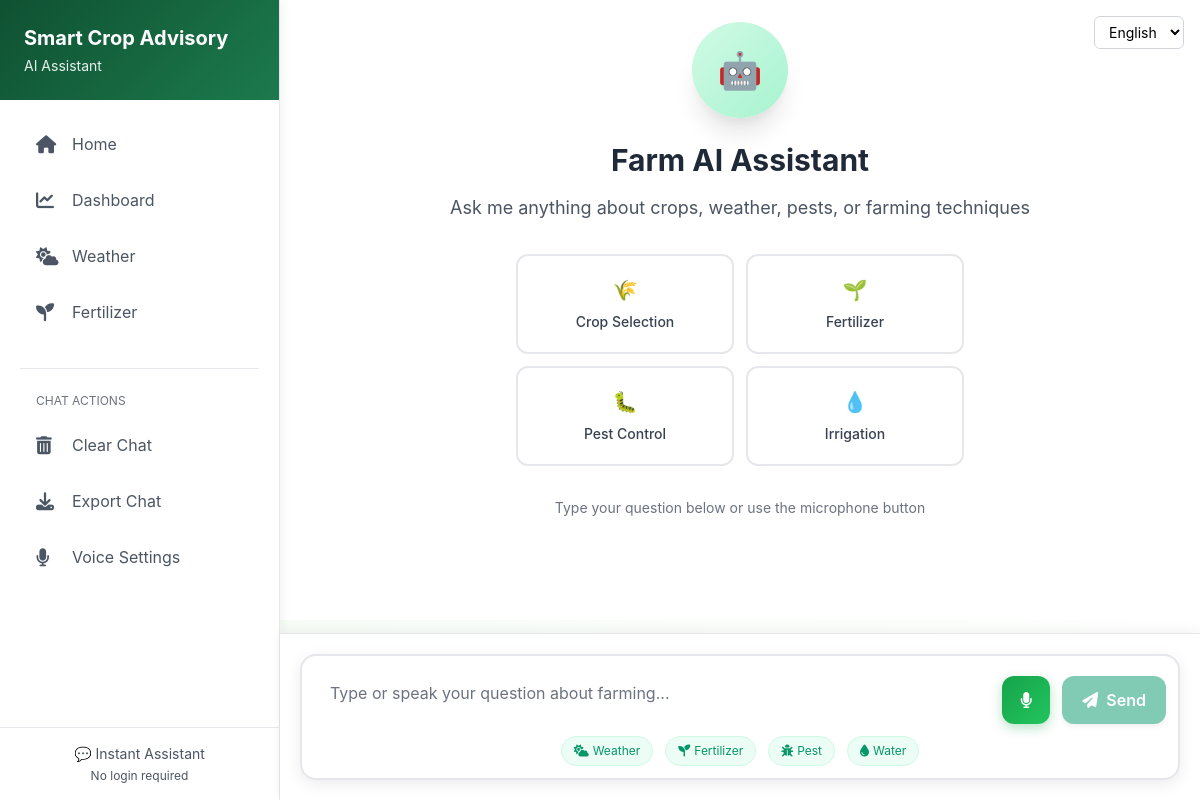
The page /chatbot.html (signed in) on the database its author committed.
### app.py (models this page shows, shortened)
class User(db.Model, UserMixin):
    id = db.Column(db.Integer, primary_key=True)
    username = db.Column(db.String(100), unique=True, nullable=False)
    email = db.Column(db.String(100), unique=True, nullable=False)
    password_hash = db.Column(db.String(200), nullable=False)
    preferred_language = db.Column(db.String(10), default='en')
    voice_enabled = db.Column(db.Boolean, default=True)
    created_at = db.Column(db.DateTime, default=datetime.utcnow)
    is_active = db.Column(db.Boolean, default=True)
    state = db.Column(db.String(100), nullable=True)
    district = db.Column(db.String(100), nullable=True)
    farm_size = db.Column(db.Float, nullable=True)  # in acres
    primary_crop = db.Column(db.String(100), nullable=True)
    soil_type = db.Column(db.String(50), nullable=True)
    irrigation_type = db.Column(db.String(50), nullable=True)
    profile_completed = db.Column(db.Boolean, default=False)
    latitude = db.Column(db.Float, nullable=True)
    longitude = db.Column(db.Float, nullable=True)
    last_weather_fetch = db.Column(db.DateTime, nullable=True)

### app.py (the view)
@app.route('/<page_name>')
def serve_page(page_name):
    valid_pages = [
        'dashboard', 'weather', 'chatbot',
        'features', 'login', 'signup',
        'about', 'contact', 'fertilizer'
    ]
    if page_name in valid_pages:
        try:
            return render_template(f'{page_name}.html')
        except:
            return "Page not found", 404
    else:
        if page_name.endswith('.html') and page_name.replace('.html', '') in valid_pages:
            try:
                return render_template(page_name)
            except:
                return "Page not found", 404
    return "Page not found", 404

### app.py (called while the page is built, shortened)
def detect_browser_language(request):
    if not hasattr(request, 'accept_languages') or not request.accept_languages:
        return 'en'

def get_user_language_from_request(request):
    lang_param = request.args.get('lang')
    if lang_param:
        lang_param = lang_param.lower().strip()
        if lang_param in ['en', 'hi', 'te', 'ta', 'bn', 'mr']:
            return lang_param
    if 'user_language' in session:
        session_lang = session['user_language']
        if session_lang in ['en', 'hi', 'te', 'ta', 'bn', 'mr']:
            return session_lang
    cookie_lang = request.cookies.get('preferred_language')
    if cookie_lang and cookie_lang in ['en', 'hi', 'te', 'ta', 'bn', 'mr']:
        return cookie_lang
    if current_user.is_authenticated and current_user.preferred_language:
        return current_user.preferred_language
    browser_lang = detect_browser_language(request)
    if browser_lang in ['en', 'hi', 'te', 'ta', 'bn', 'mr']:
        return browser_lang
    return 'en'

@login_manager.user_loader
def load_user(user_id):
    return User.query.get(int(user_id))

@app.before_request
def handle_options():
    if request.method == "OPTIONS":
        return "", 200

@app.after_request
def after_request(response):
    origin = request.headers.get('Origin', '')
    allowed_origins = [
        'http://localhost:5500', 'http://127.0.0.1:5500',
        'http://localhost:3000', 'http://127.0.0.1:3000',
        'http://localhost:8080', 'http://127.0.0.1:8080',
        'http://localhost:5000', 'http://127.0.0.1:5000'
    ]
    if origin in allowed_origins:
        response.headers.add('Access-Control-Allow-Origin', origin)
    response.headers.add('Access-Control-Allow-Headers', 'Content-Type,Authorization,Accept,X-Requested-With')
    response.headers.add('Access-Control-Allow-Methods', 'GET,POST,DELETE,OPTIONS,PATCH')
    response.headers.add('Access-Control-Allow-Credentials', 'true')
    return response

    def get_text(self, key, lang='en'):
        if lang not in self.translations:
            lang = 'en'
        return self.translations.get(lang, {}).get(key, key)

### templates/chatbot.html (shortened to what this page needs)
{% extends "base.html" %}
{% block content %}
<div class="chat-container">
    <div class="sidebar">
        <div class="sidebar-header">
            <h2 class="text-xl font-bold">{{ t('app_name', user_language) }}</h2>
            <p class="text-sm opacity-90 mt-1">{{ t('chatbot', user_language) }}</p>
        </div>
        <div class="sidebar-nav">
            <a href="/" class="nav-item">
                <i class="fas fa-home"></i>
                <span>{{ t('home', user_language) }}</span>
            </a>
            <a href="dashboard.html" class="nav-item">
                <i class="fas fa-chart-line"></i>
                <span>{{ t('dashboard', user_language) }}</span>
            </a>
            <a href="weather.html" class="nav-item">
                <i class="fas fa-cloud-sun"></i>
                <span>{{ t('weather', user_language) }}</span>
            </a>
            <a href="fertilizer.html" class="nav-item">
                <i class="fas fa-seedling"></i>
                <span>{{ t('fertilizer', user_language) }}</span>
            </a>
            <div class="mt-8 pt-6 border-t border-gray-200">
                <div class="text-xs text-gray-500 mb-3 px-4">{{ t('chat_actions', user_language) }}</div>
                <div onclick="clearChat()" class="nav-item">
                    <i class="fas fa-trash-alt"></i>
                    <span>{{ t('clear_chat', user_language) }}</span>
                </div>
                <div onclick="exportChat()" class="nav-item">
                    <i class="fas fa-download"></i>
                    <span>{{ t('export_chat', user_language) }}</span>
                </div>
                <div onclick="toggleVoiceSettings()" class="nav-item">
                    <i class="fas fa-microphone"></i>
                    <span>{{ t('voice_settings', user_language) }}</span>
                </div>
            </div>
        </div>
        <div class="p-4 border-t border-gray-200">
            <div class="text-center text-sm text-gray-600">
                <p>💬 {{ t('instant_assistant', user_language) }}</p>
                <p class="text-xs mt-1">{{ t('no_login', user_language) }}</p>
            </div>
        </div>
    </div>
    <div class="main-content">
        <div id="welcomeCenter" class="welcome-center">
            <div class="text-center max-w-2xl px-4">
                <div class="w-24 h-24 bg-gradient-to-br from-green-100 to-green-200 rounded-full flex items-center justify-center mx-auto mb-6 shadow-xl">
                    <span class="text-4xl">🤖</span>
                </div>
                <h1 class="text-3xl font-bold text-gray-800 mb-4">{{ t('assistant_name', user_language) }}</h1>
                <p class="text-lg text-gray-600 mb-8">{{ t('welcome_message', user_language) }}</p>
                <div class="grid grid-cols-2 gap-3 max-w-md mx-auto mb-8">
                    <button onclick="startQuickChat('{{ t('crop_prompt', user_language) }}')" class="quick-action-btn">
                        <span class="text-xl block mb-2">🌾</span>
                        <div class="text-sm font-medium text-gray-700">{{ t('crop_selection', user_language) }}</div>
                    </button>
                    <button onclick="startQuickChat('{{ t('fertilizer_prompt', user_language) }}')" class="quick-action-btn">
                        <span class="text-xl block mb-2">🌱</span>
                        <div class="text-sm font-medium text-gray-700">{{ t('fertilizer', user_language) }}</div>
                    </button>
                    <button onclick="startQuickChat('{{ t('pest_prompt', user_language) }}')" class="quick-action-btn">
                        <span class="text-xl block mb-2">🐛</span>
                        <div class="text-sm font-medium text-gray-700">{{ t('pest_control', user_language) }}</div>
                    </button>
                    <button onclick="startQuickChat('{{ t('irrigation_prompt', user_language) }}')" class="quick-action-btn">
                        <span class="text-xl block mb-2">💧</span>
                        <div class="text-sm font-medium text-gray-700">{{ t('irrigation', user_language) }}</div>
                    </button>
                </div>
                <p class="text-sm text-gray-500">{{ t('type_or_speak', user_language) }}</p>
            </div>
        </div>
    </div>
</div>
<div class="input-section">
    <div class="input-container">
        <div class="flex gap-3 items-end">
            <textarea
                id="chatInput"
                placeholder="{{ t('input_placeholder', user_language) }}"
                class="flex-1 border-0 focus:ring-0 focus:outline-none resize-none py-3 px-4 text-gray-700 placeholder-gray-500 text-base bg-transparent leading-relaxed"
                rows="1"
                style="min-height: 56px; max-height: 150px;"
            ></textarea>
            <button
                id="voiceBtn"
                onclick="toggleVoiceInput()"
                class="voice-btn"
                title="{{ t('voice_input', user_language) }}"
            >
                <i class="fas fa-microphone"></i>
            </button>
            <button
                id="sendBtn"
                onclick="sendMessage()"
                class="bg-green-600 text-white rounded-xl px-5 py-3 font-semibold hover:bg-green-700 transition-colors shadow-md flex items-center gap-2"
            >
                <i class="fas fa-paper-plane"></i>
                <span class="hidden sm:inline">{{ t('send', user_language) }}</span>
            </button>
        </div>
        <div class="mt-3 flex justify-center gap-3">
            <button onclick="suggestPrompt('weather')" class="text-xs text-green-600 hover:text-green-800 px-3 py-1.5 bg-green-50 rounded-full transition-colors border border-green-100">
                <i class="fas fa-cloud-sun mr-1"></i>{{ t('weather', user_language) }}
            </button>
            <button onclick="suggestPrompt('fertilizer')" class="text-xs text-green-600 hover:text-green-800 px-3 py-1.5 bg-green-50 rounded-full transition-colors border border-green-100">
                <i class="fas fa-seedling mr-1"></i>{{ t('fertilizer', user_language) }}
            </button>
            <button onclick="suggestPrompt('pest')" class="text-xs text-green-600 hover:text-green-800 px-3 py-1.5 bg-green-50 rounded-full transition-colors border border-green-100">
                <i class="fas fa-bug mr-1"></i>{{ t('pest', user_language) }}
            </button>
            <button onclick="suggestPrompt('irrigation')" class="text-xs text-green-600 hover:text-green-800 px-3 py-1.5 bg-green-50 rounded-full transition-colors border border-green-100">
                <i class="fas fa-tint mr-1"></i>{{ t('water', user_language) }}
            </button>
        </div>
    </div>
</div>
{% endblock %}

### templates/base.html (shortened to what this page needs)
<!DOCTYPE html>
<html lang="{{ user_language }}">
<head>
  <link href="https://cdn.jsdelivr.net/npm/tailwindcss@2.2.19/dist/tailwind.min.css" rel="stylesheet">
  <link rel="stylesheet" href="https://cdnjs.cloudflare.com/ajax/libs/font-awesome/6.4.0/css/all.min.css">
</head>
<body class="bg-gray-50">
  {% block language_switcher %}
    <div class="language-switcher-default fixed top-4 right-4 z-50">
      <select id="languageSelect" class="language-select">
        {% for lang in available_languages %}
          <option value="{{ lang.code }}" {% if lang.code == user_language %}selected{% endif %}>
            {{ lang.native }}
          </option>
        {% endfor %}
      </select>
    </div>
  {% endblock %}
  <main class="{% block main_class %}{% endblock %}">
    {% block content %}{% endblock %}
  </main>
</body>
</html>

### templates/chatbot.html (style rules this page uses)
* { margin: 0; padding: 0; box-sizing: border-box; }
body { font-family: -apple-system, BlinkMacSystemFont, 'Segoe UI', Roboto, sans-serif; height: 100vh; background: linear-gradient(135deg, #f0f9f0 0%, #ffffff 100%); overflow: hidden; }
.chat-container { display: flex; height: 100vh; position: relative; }
.sidebar { width: 280px; background: white; border-right: 1px solid #e5e7eb; display: flex; flex-direction: column; z-index: 10; box-shadow: 2px 0 10px rgba(0, 0, 0, 0.05); }
.sidebar-header { padding: 24px; background: linear-gradient(135deg, #0f5132, #1c7a4d); color: white; }
.sidebar-nav { padding: 20px; flex: 1; }
.nav-item { display: flex; align-items: center; padding: 12px 16px; margin-bottom: 8px; border-radius: 10px; color: #4b5563; text-decoration: none; transition: all 0.2s ease; cursor: pointer; }
.nav-item i { width: 24px; margin-right: 12px; font-size: 18px; }
.main-content { flex: 1; display: flex; flex-direction: column; position: relative; }
.welcome-center { display: flex; align-items: center; justify-content: center; height: calc(100vh - 180px); padding: 20px; background: white; padding-bottom: 100px; }
.input-section { position: fixed; bottom: 0; left: 280px; right: 0; background: white; border-top: 1px solid #e5e7eb; padding: 20px; z-index: 100; box-shadow: 0 -2px 10px rgba(0, 0, 0, 0.05); }
.input-container { max-width: 900px; margin: 0 auto; background: white; border-radius: 16px; border: 2px solid #e5e7eb; box-shadow: 0 4px 15px rgba(0, 0, 0, 0.08); padding: 12px; }
.quick-action-btn { background: white; border: 2px solid #e5e7eb; border-radius: 12px; padding: 16px; text-align: center; cursor: pointer; transition: all 0.3s ease; height: 100px; }
.voice-btn { background: linear-gradient(135deg, #16a34a, #22c55e); color: white; border: none; border-radius: 12px; width: 48px; height: 48px; display: flex; align-items: center; justify-content: center; cursor: pointer; transition: all 0.3s ease; box-shadow: 0 4px 12px rgba(22, 163, 74, 0.3); }

### templates/base.html (style rules this page uses)
.language-select { padding: 6px 10px; border-radius: 6px; border: 1px solid #d1d5db; background: white; font-size: 14px; cursor: pointer; transition: all 0.2s; }

### rows shown on the page
User: preferred_language "English", preferred_language "Smart Crop Advisory", preferred_language "AI Assistant", preferred_language "Home", preferred_language "Dashboard", preferred_language "Weather", preferred_language "Fertilizer", preferred_language "CHAT ACTIONS", preferred_language "Clear Chat", preferred_language "Export Chat", preferred_language "Voice Settings", preferred_language "Instant Assistant", preferred_language "No login required", preferred_language "Farm AI Assistant", preferred_language "Ask me anything about crops, weather, pests, or farming techniques", preferred_language "Crop Selection", preferred_language "Pest Control", preferred_language "Irrigation", preferred_language "Type your question below or use the microphone button", preferred_language "Type or speak your question about farming...", preferred_language "Send", preferred_language "Pest", preferred_language "Water"
